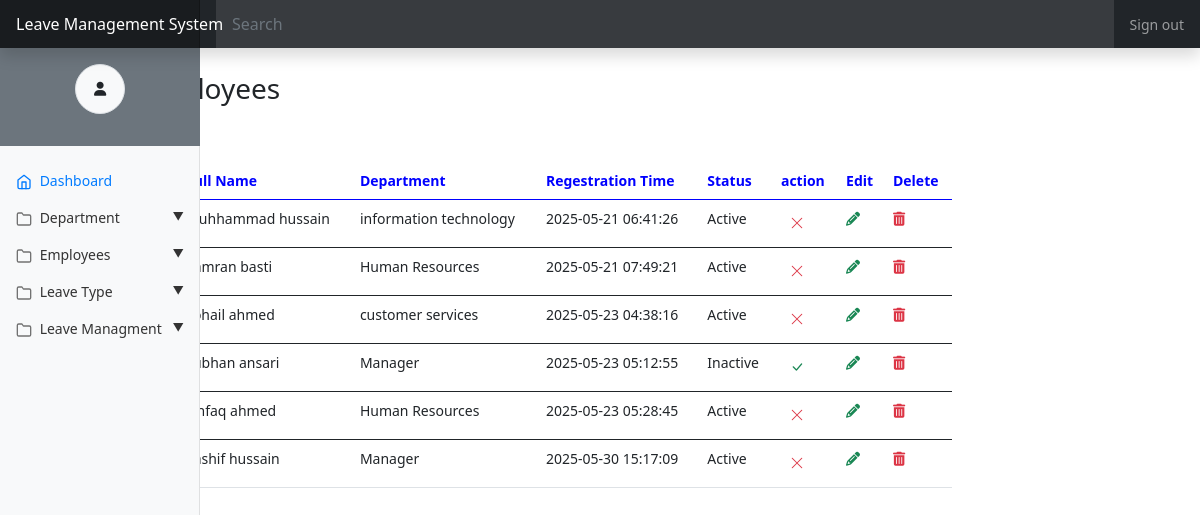
The page /Admin/emp_manag.php on the database as committed earlier.
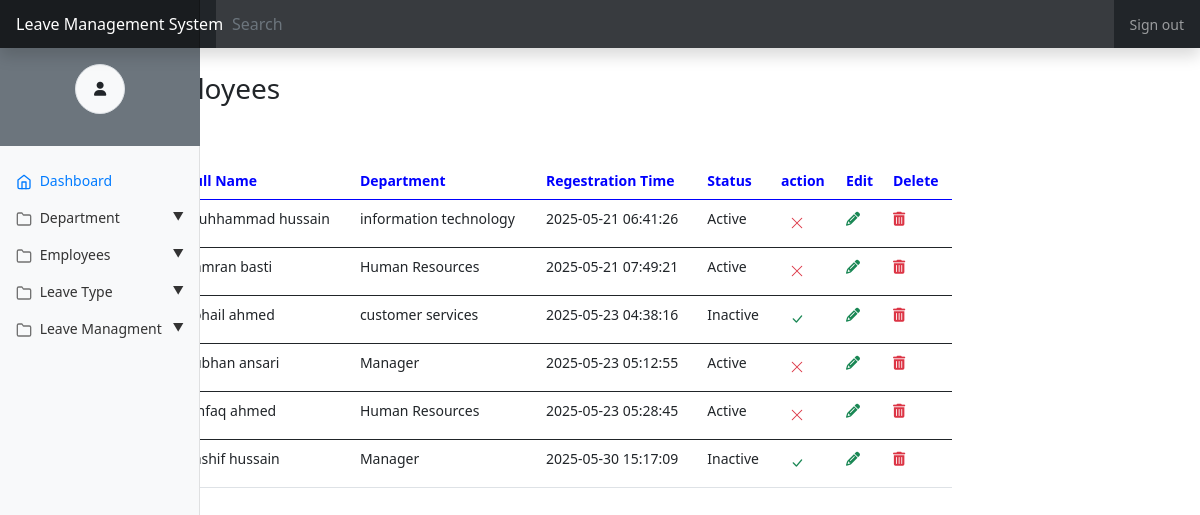
The same page on the database as committed later.
### tables this page shows
CREATE TABLE `employees` (
  `id` int(11) NOT NULL,
  `empcode` varchar(50) NOT NULL,
  `empgender` enum('Male','Female','Other') NOT NULL,
  `empdob` date NOT NULL,
  `empfname` varchar(100) NOT NULL,
  `emplname` varchar(100) NOT NULL,
  `department_id` int(11) NOT NULL,
  `address` text NOT NULL,
  `email` varchar(100) NOT NULL,
  `city` varchar(50) NOT NULL,
  `country` varchar(50) NOT NULL,
  `password` varchar(255) NOT NULL,
  `phone` varchar(20) NOT NULL,
  `cpassword` varchar(255) NOT NULL,
  `created_at` timestamp NOT NULL DEFAULT current_timestamp(),
  `status` enum('Active','Inactive') DEFAULT 'Active'
);

CREATE TABLE `department` (
  `id` int(11) NOT NULL,
  `deptname` varchar(50) NOT NULL,
  `deptsname` varchar(50) NOT NULL,
  `deptcode` varchar(50) NOT NULL,
  `time` timestamp NOT NULL DEFAULT current_timestamp() ON UPDATE current_timestamp()
);

### Admin/emp_manag.php (the view, shortened to what this page needs)
<?php
$sr=1;
$conn=mysqli_connect("localhost","root","","leavesys");
$sql="SELECT employees.*, department.deptname AS department_name FROM employees
JOIN department ON employees.department_id = department.id";
$run=mysqli_query($conn,$sql);
if(mysqli_num_rows($run) > 0){
?>
<!doctype html>
<html lang="en">
<head>
    <link rel="stylesheet" href="https://cdnjs.cloudflare.com/ajax/libs/font-awesome/6.7.2/css/all.min.css"
 />
    <link rel="stylesheet"
        href="https://cdnjs.cloudflare.com/ajax/libs/bootstrap-icons/1.11.3/font/bootstrap-icons.min.css"
 />
    <link rel="stylesheet" href="https://stackpath.bootstrapcdn.com/bootstrap/5.0.0-alpha1/css/bootstrap.min.css"
>
</head>
<body>
    <nav class="navbar navbar-dark sticky-top bg-dark flex-md-nowrap p-0 shadow">
        <a class="navbar-brand col-md-3 col-lg-2 mr-0 px-3" href="#"> Leave Management System</a>
        <input class="form-control form-control-dark w-100" type="text" placeholder="Search" aria-label="Search">
        <ul class="navbar-nav px-3">
            <li class="nav-item text-nowrap">
                <a class="nav-link" href="#">Sign out</a>
            </li>
        </ul>
    </nav>
    <div class="container-fluid">
        <div class="row">
            <?php
            include("../include/sidebar.php");
            ?>
            <main class="col-md-9 ml-sm-auto col-lg-10 px-md-4 d-flex align-items-start flex-column">
                <h3 class="text-center mt-4  d-inline-block">Manage Employees</h3>
                <div class="container-fluid py-5">
                    <table class="table ">
                        <thead>
                            <tr>
                                <td>Sr no.</td>
                                <td>Emp id</td>
                                <td>Full Name</td>
                                <td>Department </td>
                                <td>Regestration Time</td>
                                <td>Status</td>
                                <td>action</td>
                                <td>Edit</td>
                                <td>Delete</td>
                            </tr>
                        </thead>
                        <?php
                        while($data=mysqli_fetch_assoc($run)){
                    ?>
                        <tbody>
                            <tr>
                                <td><?php  echo $sr++; ?></td>
                                <td><?php echo $data["empcode"]; ?></td>
                                <td><?php echo $data["empfname"] . " " . $data["emplname"]  ?></td>
                                <td><?php echo $data["department_name"]; ?></td>
                                <td><?php echo $data["created_at"]; ?></td>
                                <td><?php echo $data["status"]; ?></td>
                                <td>
                                    <form action="status.php" method="post">
                                        <button type="submit" class="btn btn-sm">
                                          <?php
                                          if($data['status'] === "Active"){
                                            echo "<i class='bi bi-x-lg text-danger'></i> ";
                                          }else{
                                            echo "<i class='bi bi-check-lg text-success'></i>";
                                          }
                                          ?>
                                        </button>
                                    </td>
                                    <td><a href="empedit.php?id=<?php echo $data["id"]; ?>"><i
                                    class="fa-solid fa-pencil text-success"></i></a></td>
                                    <td><a href="empdelete.php?id=<?php echo $data["id"]; ?>"><i
                                    class="fa-solid fa-trash-can text-danger "></i></a></td>
                            </tr>
                        </tbody>
                        <?php }?>
                    </table>
                    <?php }?>
                </div>
            </main>
        </div>
    </div>
</body>
</html>

### include/sidebar.php (shortened to what this page needs)
<nav id="sidebarMenu" class="col-md-3 col-lg-2 d-md-block bg-light sidebar collapse">
                <div class="container-fluid admin text-center py-3 bg-secondary">
                    <div class="user-img bg-light border rounded-circle ">
                        <i class="fa-solid fa-user"></i>
                    </div>
                </div>
                <div class="position-sticky pt-3">
                    <ul class="nav flex-column">
                        <li class="nav-item">
                            <a class="nav-link active" aria-current="page" href="dashboard.php">
                                <span data-feather="home"></span>
                                Dashboard
                            </a>
                        </li>
                        <li class="nav-item">
                        <li class="nav-item">
                            <a href="#" class="nav-link d-flex justify-content-between align-items-center"
                                id="deptToggle">
                                <span><span data-feather="folder"></span> Department</span>
                                <span id="deptChevron" class="chevron">&#x25BC;</span>
                            </a>
                        </li>
                        <li class="nav-item">
                            <a href="#" class="nav-link d-flex justify-content-between align-items-center"
                                id="EmpToggle">
                                <span><span data-feather="folder"></span> Employees</span>
                                <span id="EmpChevron" class="chevron">&#x25BC;</span>
                            </a>
                        </li>
                        <li class="nav-item">
                            <a href="#" class="nav-link d-flex justify-content-between align-items-center"
                                id="levToggle">
                                <span><span data-feather="folder"></span> Leave Type</span>
                                <span id="levChevron" class="chevron">&#x25BC;</span>
                            </a>
                        </li>
                        <li class="nav-item">
                            <a href="#" class="nav-link d-flex justify-content-between align-items-center"
                                id="lmToggle">
                                <span><span data-feather="folder"></span> Leave Managment</span>
                                <span id="lmChevron" class="chevron">&#x25BC;</span>
                            </a>
                        </li>
                        </li>
                </div>
            </nav>

### Admin/emp_manag.php (style rules this page uses)
body { font-size: .875rem; }
.feather { width: 16px; height: 16px; vertical-align: text-bottom; }
.sidebar { position: fixed; top: 0; bottom: 0; left: 0; z-index: 100; padding: 48px 0 0; box-shadow: inset -1px 0 0 rgba(0, 0, 0, .1); }
.sidebar .nav-link { font-weight: 500; color: #333; }
.sidebar .nav-link .feather { margin-right: 4px; color: #727272; }
.sidebar .nav-link.active { color: #007bff; }
.sidebar .nav-link:hover .feather, .sidebar .nav-link.active .feather { color: inherit; }
.navbar-brand { padding-top: .75rem; padding-bottom: .75rem; font-size: 1rem; background-color: rgba(0, 0, 0, .25); box-shadow: inset -1px 0 0 rgba(0, 0, 0, .25); }
.navbar .form-control { padding: .75rem 1rem; border-width: 0; border-radius: 0; }
.form-control-dark { color: #fff; background-color: rgba(255, 255, 255, .1); border-color: rgba(255, 255, 255, .1); }
.chevron { font-size: 0.7rem; transition: transform 0.3s ease; }
.user-img { width: 50px; height: 50px; display: flex; align-items: center; justify-content: center; }
.admin { display: flex; align-items: center; justify-content: center; flex-direction: column; }
thead td { color: blue; font-weight: bold; }

Rows that differ between the two databases and show on the page:
changed employees "sohail": status "Active" → "Inactive"
changed employees "subhan": status "Inactive" → "Active"
changed employees "kashif": status "Active" → "Inactive"
